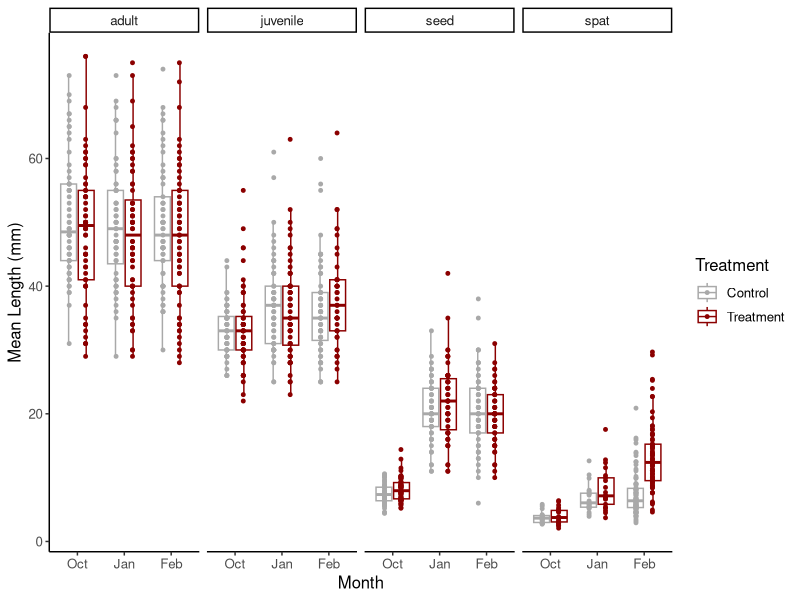
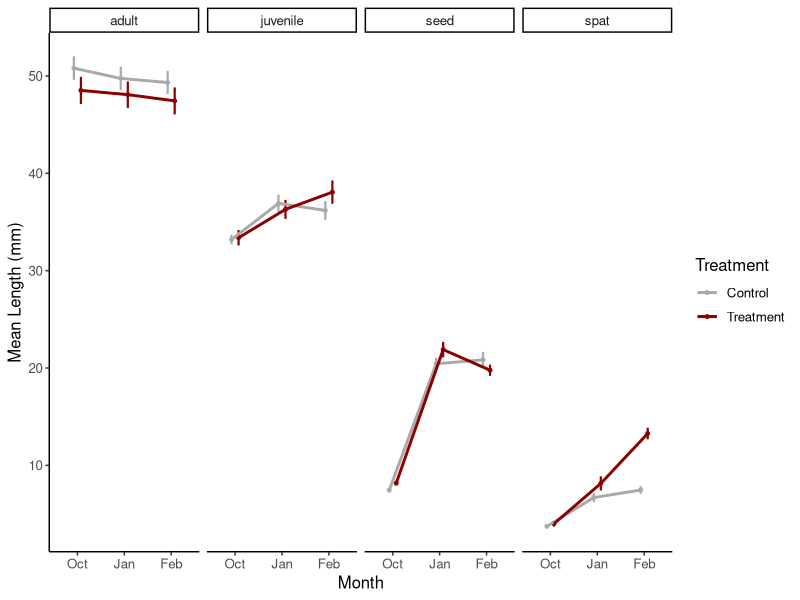
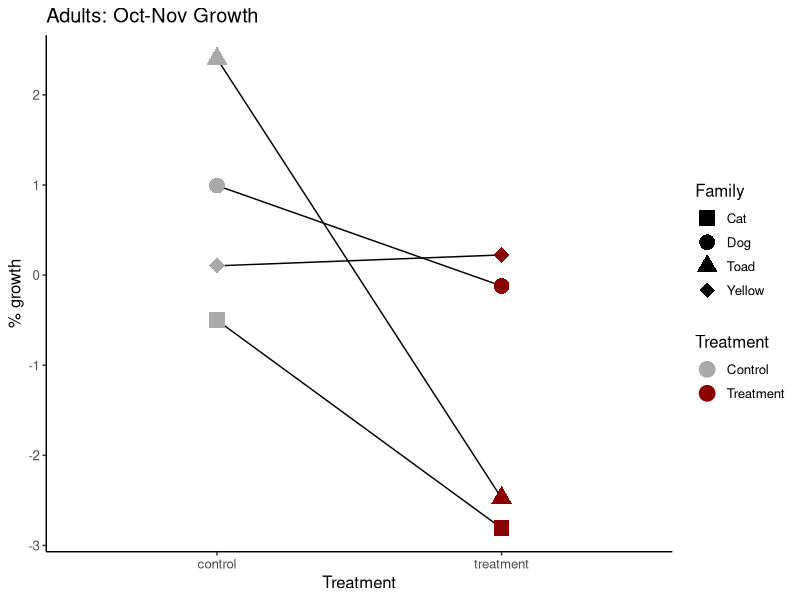
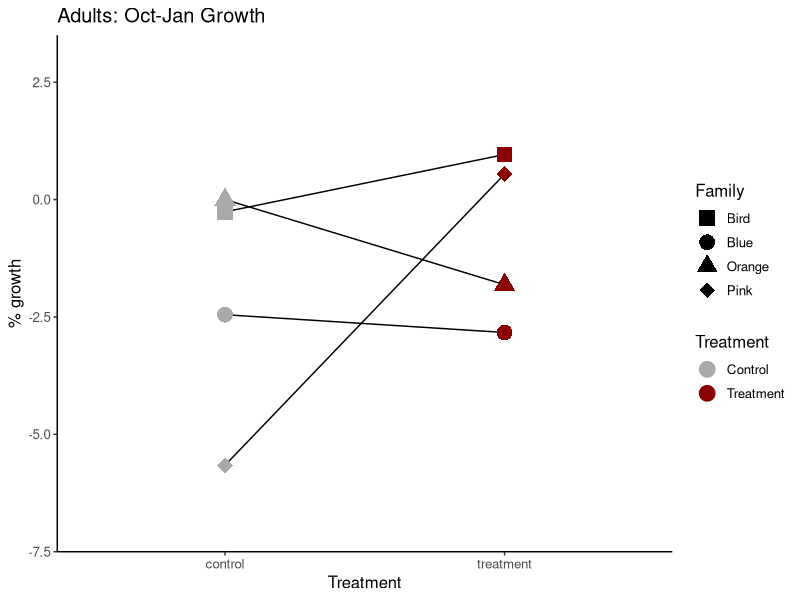
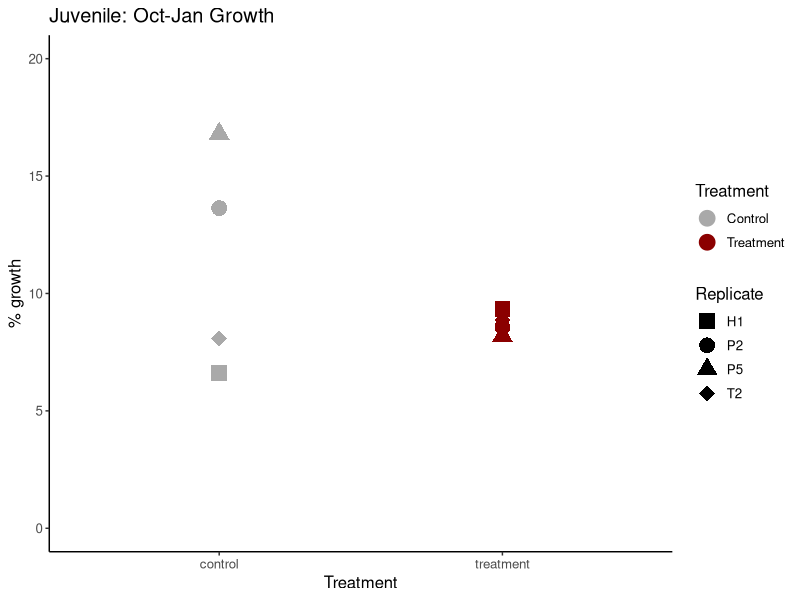
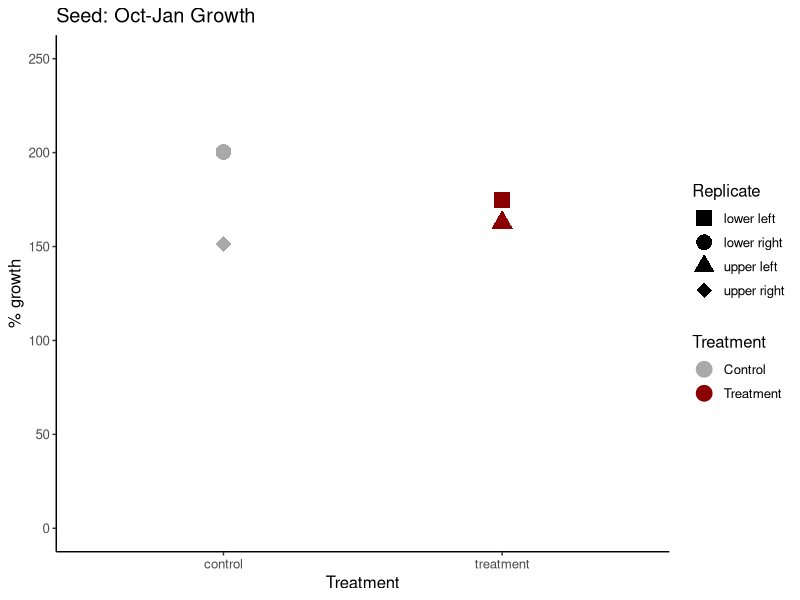
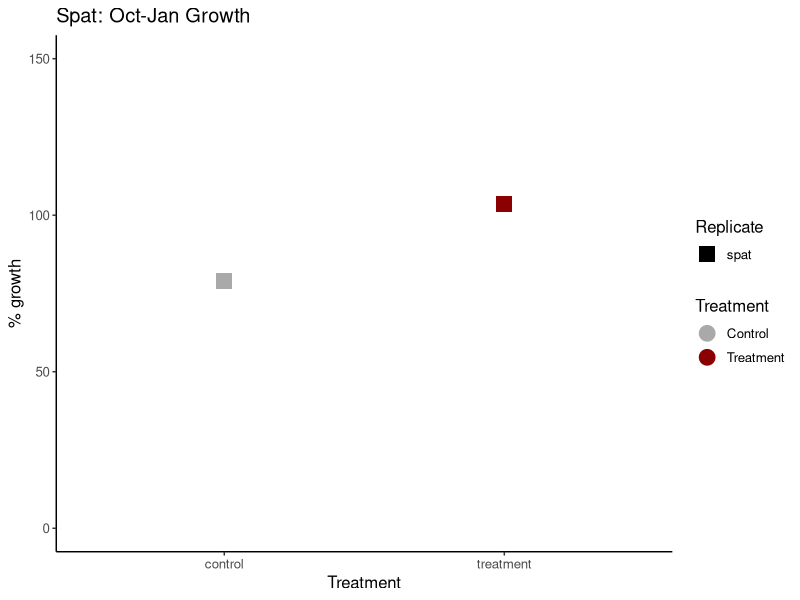
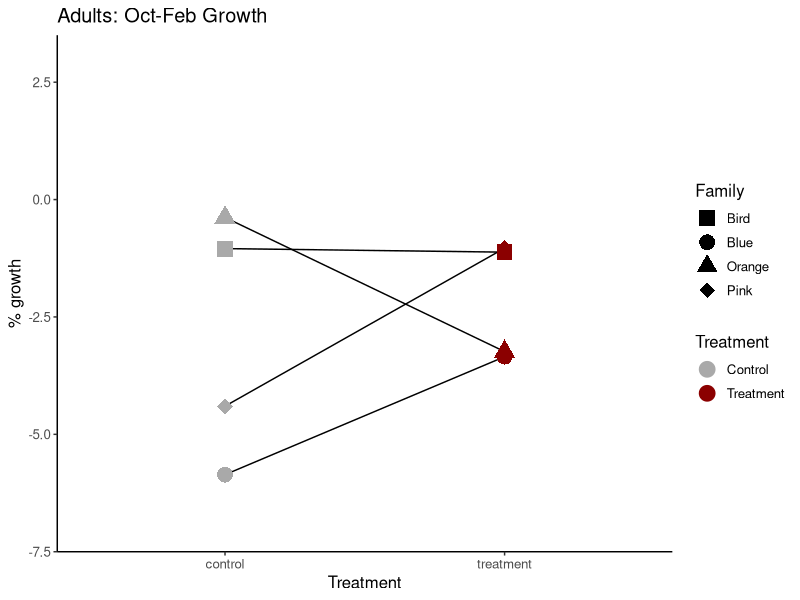

The R script that drew these images, in order:
## ---- chunk 1
knitr::opts_chunk$set(echo = TRUE, warning = FALSE, message = FALSE)
## ---- chunk 2
library(tidyverse)
library(ggplot2)
## ---- chunk 3
growth<-read_csv("lifestage_carryover/data/size/gigas-lengths.csv")

growth<-growth%>%
  rename(tag=`tag...1`)%>%
  select(tag, `life-stage`, `init-treat`, label, month, length)%>%
  rename(lifestage=`life-stage`, treatment=`init-treat`)

growth$month<-factor(growth$month, levels=c("Oct", "Nov", "Jan", "Feb"))
## ---- chunk 4
plot<-growth%>%
  filter(!tag=="Cat")%>%
  filter(!tag=="Dog")%>%
  filter(!tag=="Yellow")%>%
  filter(!tag=="Toad")%>%
  
  ggplot(aes(color=treatment, x=month, y=length))+
  geom_boxplot(fill=NA, outlier.shape=NA)+
  geom_point(position=position_dodge(0.7), size=1)+
  facet_grid(~lifestage)+
  ylab("Mean Length (mm)")+
  xlab("Month")+
  scale_color_manual(values=c("darkgray", "darkred"), name="Treatment", labels=c("Control", "Treatment"))+
  theme_classic()+
  theme(
    text=element_text(size=12, color="black")
  );plot

ggsave(plot=plot, "lifestage_carryover/output/size/mean_lengths_box.png", width=7, height=4)
## ---- chunk 5
plot2<-growth%>%
  filter(!tag=="Cat")%>%
  filter(!tag=="Dog")%>%
  filter(!tag=="Yellow")%>%
  filter(!tag=="Toad")%>%
  
  group_by(treatment, month, lifestage)%>%
  summarise(mean=mean(length, na.rm=TRUE), se=sd(length, na.rm=TRUE)/sqrt(length(length)))%>%
  
  ggplot(aes(color=treatment, x=month, y=mean))+
  geom_point(aes(group=interaction(treatment, lifestage)), position=position_dodge(0.3), size=1)+
  geom_errorbar(aes(ymin=mean-se, ymax=mean+se), width=0, position=position_dodge(0.3), linewidth=0.75)+
  geom_line(aes(group=treatment), position=position_dodge(0.3), linewidth=1)+
  facet_grid(~lifestage)+
  ylab("Mean Length (mm)")+
  xlab("Month")+
  scale_color_manual(values=c("darkgray", "darkred"), name="Treatment", labels=c("Control", "Treatment"))+
  theme_classic()+
  theme(
    text=element_text(size=12, color="black")
  );plot2

ggsave(plot=plot2, "lifestage_carryover/output/size/mean_lengths.png", width=7, height=4)
## ---- chunk 6
model<-aov(length~lifestage*month*treatment, data=growth)
summary(model)
## ---- chunk 7
library(emmeans)
emm<-emmeans(model, ~ treatment | month | lifestage)
pairs(emm)
## ---- chunk 8
replicates<-growth%>%
  group_by(treatment, month, lifestage, tag)%>%
  summarise(mean=mean(length, na.rm=TRUE))%>%
  pivot_wider(names_from=month, values_from=mean)%>%
  mutate(perc_growth_Nov=((Nov-Oct)/Oct)*100)%>%
  mutate(perc_growth_Jan=((Jan-Oct)/Oct)*100)%>%
  mutate(perc_growth_Feb=((Feb-Oct)/Oct)*100)
## ---- chunk 9
plot3<-replicates%>%
  select(treatment, lifestage, tag, perc_growth_Nov)%>%
  drop_na()%>%
  droplevels()%>%
  
  ggplot(aes(color=treatment, x=treatment, y=perc_growth_Nov, shape=tag))+
  geom_line(aes(group=tag), color="black")+
  geom_point(aes(group=interaction(treatment, lifestage)), position=position_dodge(0.3), size=5)+
  ylab("% growth")+
  xlab("Treatment")+
  scale_color_manual(values=c("darkgray", "darkred"), name="Treatment", labels=c("Control", "Treatment"))+
  scale_shape_manual(name="Family", values=c(15, 16, 17, 18))+
  ggtitle("Adults: Oct-Nov Growth")+
  theme_classic()+
  theme(
    text=element_text(size=12, color="black")
  );plot3

ggsave(plot=plot3, "lifestage_carryover/output/size/adults_Nov_percent_growth.png", width=4, height=4)
## ---- chunk 10
model<-replicates%>%
  select(treatment, lifestage, tag, perc_growth_Nov)%>%
  drop_na()%>%
  droplevels()%>%
  
  aov(perc_growth_Nov~treatment, data=.)

summary(model)
## ---- chunk 11
plot4<-replicates%>%
  select(treatment, lifestage, tag, perc_growth_Jan)%>%
  filter(lifestage=="adult")%>%
  drop_na()%>%
  droplevels()%>%
  
  ggplot(aes(color=treatment, x=treatment, y=perc_growth_Jan, shape=tag))+
  geom_line(aes(group=tag), color="black")+
  geom_point(aes(group=interaction(treatment, lifestage)), position=position_dodge(0.3), size=5)+
  ylab("% growth")+
  xlab("Treatment")+
  scale_color_manual(values=c("darkgray", "darkred"), name="Treatment", labels=c("Control", "Treatment"))+
  ylim(-7, 3)+
  scale_shape_manual(name="Family", values=c(15, 16, 17, 18))+
  ggtitle("Adults: Oct-Jan Growth")+
  theme_classic()+
  theme(
    text=element_text(size=12, color="black")
  );plot4

ggsave(plot=plot4, "lifestage_carryover/output/size/adults_Jan_percent_growth.png", width=4, height=4)
## ---- chunk 12
plot5<-replicates%>%
  select(treatment, lifestage, tag, perc_growth_Jan)%>%
  filter(lifestage=="juvenile")%>%
  drop_na()%>%
  droplevels()%>%
  
  ggplot(aes(color=treatment, x=treatment, y=perc_growth_Jan, shape=tag))+
  geom_point(aes(group=interaction(treatment, lifestage)), position=position_dodge(0.3), size=5)+
  ylab("% growth")+
  xlab("Treatment")+
  scale_color_manual(values=c("darkgray", "darkred"), name="Treatment", labels=c("Control", "Treatment"))+
  scale_shape_manual(name="Replicate", values=c(15, 16, 17, 18))+
  ggtitle("Juvenile: Oct-Jan Growth")+
  theme_classic()+
  ylim(0,20)+
  theme(
    text=element_text(size=12, color="black")
  );plot5

ggsave(plot=plot5, "lifestage_carryover/output/size/juvenile_Jan_percent_growth.png", width=4, height=4)
## ---- chunk 13
plot6<-replicates%>%
  select(treatment, lifestage, tag, perc_growth_Jan)%>%
  filter(lifestage=="seed")%>%
  drop_na()%>%
  droplevels()%>%
  
  ggplot(aes(color=treatment, x=treatment, y=perc_growth_Jan, shape=tag))+
  #geom_line(aes(group=tag), color="black")+
  geom_point(aes(group=interaction(treatment, lifestage)), position=position_dodge(0.3), size=5)+
  ylab("% growth")+
  xlab("Treatment")+
  scale_color_manual(values=c("darkgray", "darkred"), name="Treatment", labels=c("Control", "Treatment"))+
  scale_shape_manual(name="Replicate", values=c(15, 16, 17, 18))+
  ggtitle("Seed: Oct-Jan Growth")+
  theme_classic()+
  ylim(0,250)+
  theme(
    text=element_text(size=12, color="black")
  );plot6

ggsave(plot=plot6, "lifestage_carryover/output/size/seed_Jan_percent_growth.png", width=4, height=4)
## ---- chunk 14
plot7<-replicates%>%
  select(treatment, lifestage, tag, perc_growth_Jan)%>%
  filter(lifestage=="spat")%>%
  drop_na()%>%
  droplevels()%>%
  
  ggplot(aes(color=treatment, x=treatment, y=perc_growth_Jan, shape=tag))+
  #geom_line(aes(group=tag), color="black")+
  geom_point(aes(group=interaction(treatment, lifestage)), position=position_dodge(0.3), size=5)+
  ylab("% growth")+
  xlab("Treatment")+
  scale_color_manual(values=c("darkgray", "darkred"), name="Treatment", labels=c("Control", "Treatment"))+
  scale_shape_manual(name="Replicate", values=c(15, 16, 17, 18))+
  ggtitle("Spat: Oct-Jan Growth")+
  theme_classic()+
  ylim(0,150)+
  theme(
    text=element_text(size=12, color="black")
  );plot7

ggsave(plot=plot7, "lifestage_carryover/output/size/spat_Jan_percent_growth.png", width=4, height=4)
## ---- chunk 15
plot8<-replicates%>%
  select(treatment, lifestage, tag, perc_growth_Feb)%>%
  filter(lifestage=="adult")%>%
  drop_na()%>%
  droplevels()%>%
  
  ggplot(aes(color=treatment, x=treatment, y=perc_growth_Feb, shape=tag))+
  geom_line(aes(group=tag), color="black")+
  geom_point(aes(group=interaction(treatment, lifestage)), position=position_dodge(0.3), size=5)+
  ylab("% growth")+
  xlab("Treatment")+
  scale_color_manual(values=c("darkgray", "darkred"), name="Treatment", labels=c("Control", "Treatment"))+
  ylim(-7, 3)+
  scale_shape_manual(name="Family", values=c(15, 16, 17, 18))+
  ggtitle("Adults: Oct-Feb Growth")+
  theme_classic()+
  theme(
    text=element_text(size=12, color="black")
  );plot8

ggsave(plot=plot8, "lifestage_carryover/output/size/adults_Feb_percent_growth.png", width=4, height=4)
## ---- chunk 16
plot9<-replicates%>%
  select(treatment, lifestage, tag, perc_growth_Feb)%>%
  filter(lifestage=="juvenile")%>%
  drop_na()%>%
  droplevels()%>%
  
  ggplot(aes(color=treatment, x=treatment, y=perc_growth_Feb, shape=tag))+
  geom_point(aes(group=interaction(treatment, lifestage)), position=position_dodge(0.3), size=5)+
  ylab("% growth")+
  xlab("Treatment")+
  scale_color_manual(values=c("darkgray", "darkred"), name="Treatment", labels=c("Control", "Treatment"))+
  scale_shape_manual(name="Replicate", values=c(15, 16, 17, 18))+
  ggtitle("Juvenile: Oct-Feb Growth")+
  theme_classic()+
  ylim(0,20)+
  theme(
    text=element_text(size=12, color="black")
  );plot9

ggsave(plot=plot9, "lifestage_carryover/output/size/juvenile_Feb_percent_growth.png", width=4, height=4)
## ---- chunk 17
plot10<-replicates%>%
  select(treatment, lifestage, tag, perc_growth_Feb)%>%
  filter(lifestage=="seed")%>%
  drop_na()%>%
  droplevels()%>%
  
  ggplot(aes(color=treatment, x=treatment, y=perc_growth_Feb, shape=tag))+
  #geom_line(aes(group=tag), color="black")+
  geom_point(aes(group=interaction(treatment, lifestage)), position=position_dodge(0.3), size=5)+
  ylab("% growth")+
  xlab("Treatment")+
  scale_color_manual(values=c("darkgray", "darkred"), name="Treatment", labels=c("Control", "Treatment"))+
  scale_shape_manual(name="Replicate", values=c(15, 16, 17, 18))+
  ggtitle("Seed: Oct-Feb Growth")+
  theme_classic()+
  ylim(0,250)+
  theme(
    text=element_text(size=12, color="black")
  );plot10

ggsave(plot=plot10, "lifestage_carryover/output/size/seed_Feb_percent_growth.png", width=4, height=4)
## ---- chunk 18
plot11<-replicates%>%
  select(treatment, lifestage, tag, perc_growth_Feb)%>%
  filter(lifestage=="spat")%>%
  drop_na()%>%
  droplevels()%>%
  
  ggplot(aes(color=treatment, x=treatment, y=perc_growth_Feb, shape=tag))+
  #geom_line(aes(group=tag), color="black")+
  geom_point(aes(group=interaction(treatment, lifestage)), position=position_dodge(0.3), size=5)+
  ylab("% growth")+
  xlab("Treatment")+
  scale_color_manual(values=c("darkgray", "darkred"), name="Treatment", labels=c("Control", "Treatment"))+
  scale_shape_manual(name="Replicate", values=c(15, 16, 17, 18))+
  ggtitle("Spat: Oct-Feb Growth")+
  theme_classic()+
  ylim(0,250)+
  theme(
    text=element_text(size=12, color="black")
  );plot11

ggsave(plot=plot11, "lifestage_carryover/output/size/spat_Feb_percent_growth.png", width=4, height=4)
## ---- chunk 19
model<-replicates%>%
  select(treatment, lifestage, tag, perc_growth_Jan)%>%
  drop_na()%>%
  droplevels()%>%
  
  aov(perc_growth_Jan~treatment*lifestage, data=.)

summary(model)
## ---- chunk 20
model<-replicates%>%
  select(treatment, lifestage, tag, perc_growth_Feb)%>%
  drop_na()%>%
  droplevels()%>%
  
  aov(perc_growth_Feb~treatment*lifestage, data=.)

summary(model)
## ---- chunk 21
replicates<-replicates%>%
  mutate(perc_growth_day=perc_growth_Feb/90)
## ---- chunk 22
plot12<-replicates%>%
  select(treatment, lifestage, tag, perc_growth_day)%>%
  #filter(treatment=="control")%>%
  drop_na()%>%
  droplevels()%>%
  
  ggplot(aes(x=lifestage, y=perc_growth_day))+
  geom_point()+
  geom_boxplot(fill=NA)+
  ylab("% Winter Growth per Day")+
  xlab("Life Stage \nLength")+
  scale_x_discrete(limits=c("spat", "seed", "juvenile", "adult"), labels=c("Spat \n<15mm", "Spat \n15-25mm", "Seed \n25-40mm", "Seed \n>40mm"))+
  theme_classic()+
  theme(
    text=element_text(size=12, color="black"), 
    axis.text=element_text(size=12, color="black"), 
    axis.title=element_text(size=14, color="black", face="bold")
  );plot12

ggsave(plot=plot12, "lifestage_carryover/output/size/lifestage_growth.png", width=5, height=5)
## ---- chunk 23
avg_size<-replicates%>%
  select(lifestage, Feb)%>%
  group_by(lifestage)%>%
  summarise(mean=mean(Feb, na.rm=TRUE));avg_size
## ---- chunk 24
avg_size<-replicates%>%
  select(lifestage, tag, Feb)%>%
  filter(lifestage=="adult")%>%
  group_by(tag)%>%
  summarise(mean=mean(Feb, na.rm=TRUE));avg_size
